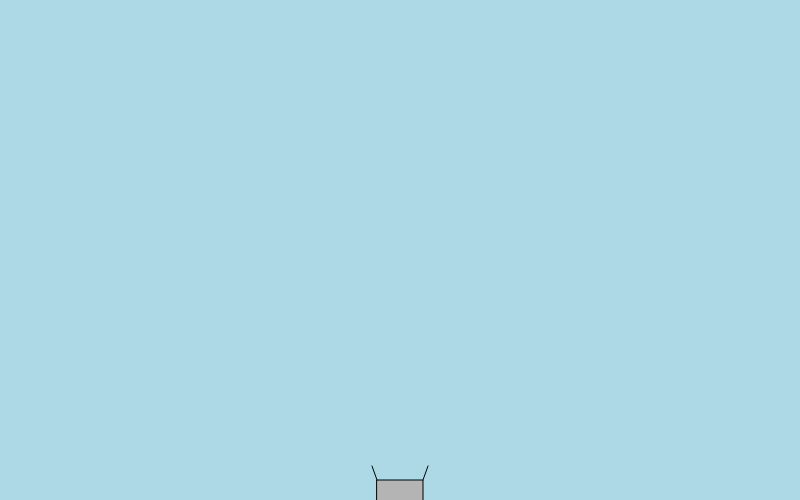
Frame 1 (no input)
Frame 60 (no input): identical to frame 1, image omitted
Frame 120 (the mouse pressed at the canvas centre since frame 60): identical to frame 1, image omitted

The p5.js sketch that drew this single still picture (run headless with seeded random() and noise() and a simulated clock; from frame 60 on, the mouse is pressed at the canvas centre):

// p5.js sketch
// ── sketch.js
// Amir Dekel
// Nature of Code | Kadenze
// Coursework 2: Physics
//
// Flowers are shot out and fly with the wind. Press SPACEBAR to shoot
// the flowers. Hold the mouse button to add wind.

var flowers = [];		// array to hold flowers
var shooter;			// the shooter object
var wind;			// the actual wind
var windMedian;			// the basis for the wind (before adding noise)
var xoff;			// variable for the noise function

function setup() {
    // Create canvas and the flower shooter (the only persistent object)
    createCanvas(800, 500);
    shooter = new FlowerShooter();
}

function mousePressed() {
    // Pressing the mouse activates the wind with a new median
    // value. The actual wind force varies during rendering to make it
    // more natural
    windMedian = random(-0.25, 0.25);
    xoff = 0.0;			// resetting the noise variable
}

function draw() {
    background('lightblue');

    // Holding SPACEBAR shoots flowers
    if (keyIsDown(32)) {
	flowers.push(shooter.shoot()); // Add a flower to the array
    }

    // As long as the mouse is pressed wind is generated around a
    // median value determined at the moment of pressing the mouse
    // with the function above
    if (mouseIsPressed) {
	// Actual wind for this round of draw() is based on its median
	// value with added noise
	wind = createVector(windMedian + (noise(xoff)-0.5) / 8, 0);
	xoff += 0.005;		// advance the noise value for the
				// next round
    }

    // Iterate the flowers array to update the location of each flower
    // and display it
    for (let i=0; i<flowers.length; i++) {
	// Calculate gravity and apply to the flower
	var gravity = createVector(0, 0.1 * flowers[i].mass);
	flowers[i].applyForce(gravity);

	// Apply the wind only if the mouse is pressed
	if (mouseIsPressed) {
	    flowers[i].applyForce(wind);
	}

	// Update and display the flower
	flowers[i].update();
	flowers[i].display();

	// Remove flowers from the array if they have fallen beneath
	// the bottom of the canvas
	if (flowers[i].pos.y > height + 10) {
	    flowers.splice(i, 1);
	}
    }

    // Finally, draw the flower shooter
    shooter.display();
}

// ── flower.js
const CENTER_COLORS = ['coral', 'gold', 'darkorange']; // Color palette for the leaves of the flowers
const LEAVES_COLORS = ['lightpink', 'lightgreen', 'lemonchiffon']; // Color palette for the center of the flowers

// Alternative (more simple) color palettes
// const CENTER_COLORS = ['red', 'green']; // Color palette for the center of the flowers
// const LEAVES_COLORS = ['yellow', 'orange']; // Color palette for the leaves of the flowers

function Flower(x, y) {
    // Function for creating a flower object. Accepts an initial position for the flower

    this.pos = createVector(x, y); // Apply the position arguments
    this.vel = createVector(0, 0); // Initial zero velocity
    this.acc = createVector(0, 0); // Initial zero acceleration
    this.mass = random(0.5, 1);	   // Random mass
    this.leaves = int(random(4, 7)); // Random number of leaves between 4-6
    // Create a color object for the center and the leaves by choosing
    // randomly from each palette and converting using the color()
    // function
    this.centerColor = color(CENTER_COLORS[int(random(0, CENTER_COLORS.length))]);
    this.leavesColor = color(LEAVES_COLORS[int(random(0, LEAVES_COLORS.length))]);
    this.angle = 0;		// Initial angle for the spinning of
				// the flower as it moves

    // General function for applying force
    this.applyForce = function(force) {
	// Creating the temporary vector and dividing by mass is done
	// in one line by using the class div() function
	var f = p5.Vector.div(force, this.mass);
	this.acc.add(f);	// Add force to acceleration
    }

    // Update function
    this.update = function() {
	this.vel.add(this.acc);	// update velocity
	this.pos.add(this.vel);	// update position
	this.angle += this.vel.x * 0.1; // rotate the flower
					// relatively to its velocity
	this.acc.set(0, 0);		// Reset acceleration for the
					// next round
    }

    // Display function
    this.display = function() {
	stroke(0, 180);	   // Make stroke a bit transparent
	// Push the matrix to allow transformations
	push();
	translate(this.pos.x, this.pos.y); // Translate to current
					   // position of the flower
	rotate(this.angle);		   // Rotate to the spinning
					   // angle of the flower
	// Begin with drawing the leaves
	fill(this.leavesColor);	// Leaves color
	// Iterate through the leaves
	for (let i=0; i<this.leaves; i++) {
	    // Angle of the leaf around the circle is calculated
	    // according to the number of the leaves
	    let angle = i * TWO_PI / this.leaves;
	    // Apply trigonometry to set the location of the leave
	    // relateively to the center
	    let x = cos(angle) * 7;
	    let y = sin(angle) * 7;
	    ellipse(x, y, 10, 10); // Draw the leaf
	}
	// Draw the center of the flower
	fill(this.centerColor);	// Center color
	ellipse(0, 0, 10, 10);	// Draw it
	pop();			// Pop the original matrix for the
				// next round
    }
}

// ── flowershooter.js
function FlowerShooter() {
    // A simple flower shooter with constant position at the bottom
    // middle of the canvas
    this.pos = width/2;

    // A function for shooting a flower. Returns a flower object for
    // adding to an external array
    this.shoot = function(){
	// Flower is initially positioned at the location of the shooter	
	flower = new Flower(this.pos, height);
	// Shooting with a random force for variation
	force = createVector(random(5, 9), 0);
	// Random direction around -90° (up)
	dir = -HALF_PI + random(-PI/8, PI/8);
	// Rotate force towards shooting direction
	force.rotate(dir);
	// Apply the force to the flower
	flower.applyForce(force);
	// Return flower object for external use
	return flower;
    }

    // Display the flower shooter
    this.display = function() {
	push();			// Push for easier positioninig
	translate(this.pos, height); // Translate to shooter position
	fill(180);		     // Grey color
	stroke(0);		     // Full stroke
	rectMode(CENTER);	     // Easier to position in this method
	rect(0, 0, 46, 40);
	line(23, -20, 28, -34);
	line(-23, -20, -28, -34);
    }
}
